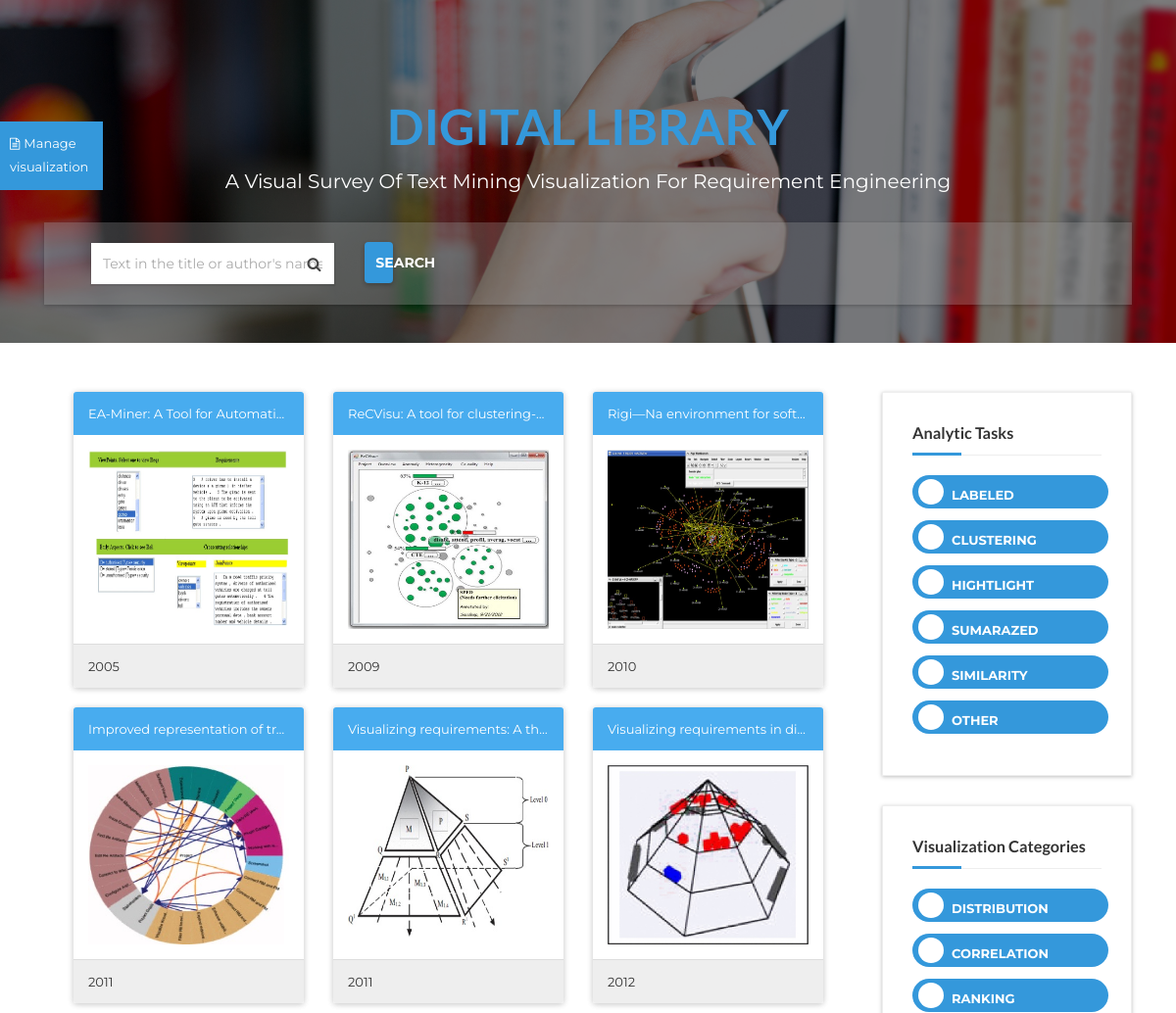
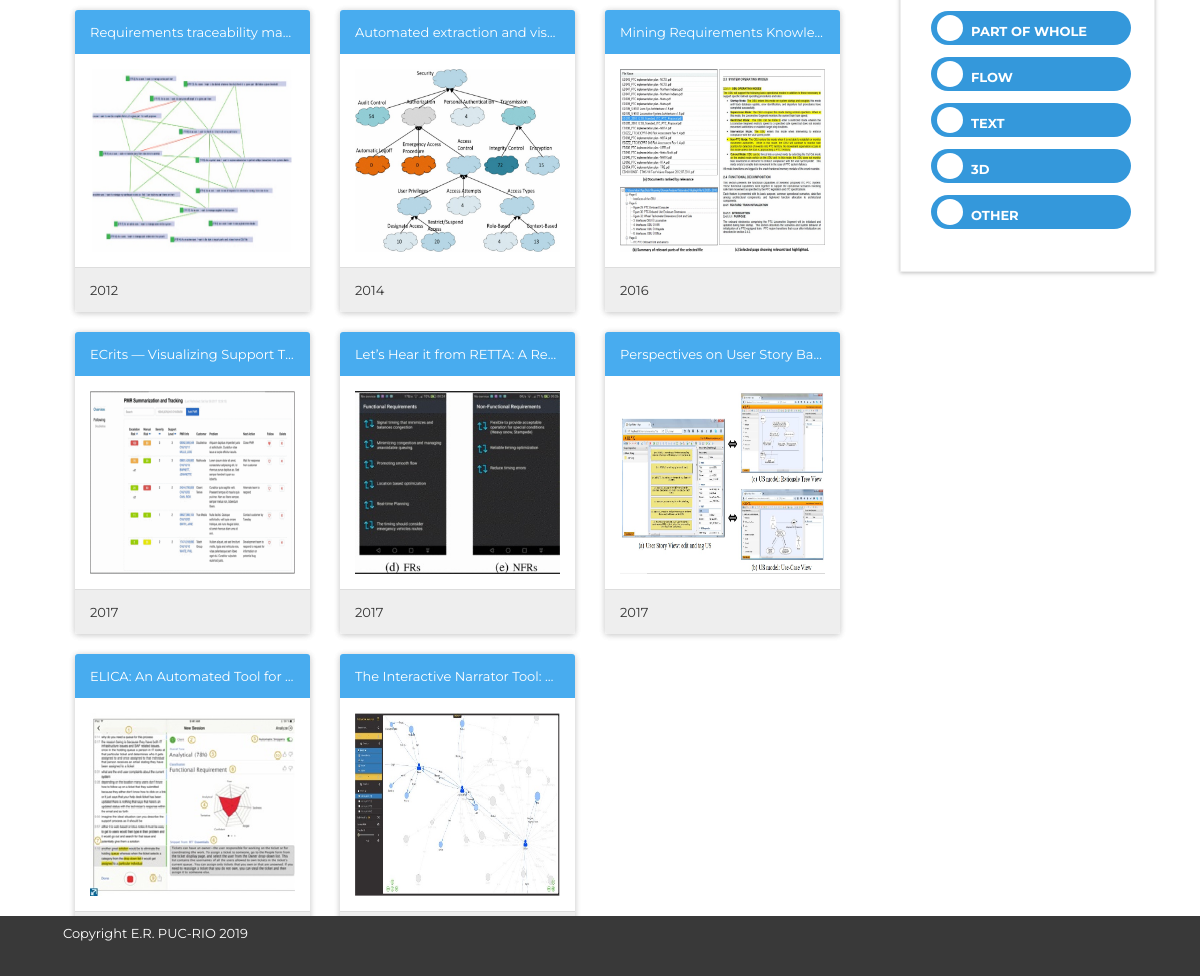
The page / on the database its author committed (2 pictures, top to bottom).
### appdigilib/models.py (models this page shows, shortened)
class Article(models.Model):
    author = models.CharField(max_length=200)
    title = models.CharField(max_length=200)
    doi = models.CharField(max_length=250)
    text = models.TextField()
    published_date = models.IntegerField()
    categories = models.ManyToManyField('Category')
    tasks = models.ManyToManyField('AnaliticTask')
    image = models.ForeignKey(Image, on_delete=models.CASCADE)

class Image(models.Model):
    image = models.ImageField(upload_to='images/')

class AnaliticTask(models.Model):
    task = models.CharField(max_length=250)

class Category(models.Model):
    category = models.CharField(max_length=250)

### appdigilib/views.py (the view, shortened to what this page needs)
@requires_csrf_token
@ensure_csrf_cookie
def show_list(request):
    images = Image.objects.all().order_by('article')                            # Save all the images of the articles
    if request.method == 'POST':                                                # Check if the POST method comes from the search
        articles, tasks, categories, dataSources = search(request)              #Search articles by selected categories and tasks
        html = render_to_string('list/render.html', {'articles': articles,
                                                     'categories': categories,  # load all the data from the left menu
                                                     'tasks': tasks,
                                                     'images': images,
                                                     'dataSources': dataSources
                                                     })
    else:
        articles = Article.objects.all().order_by('published_date')             # Show all articles without having searched
        dataSources = DataSource.objects.all()
        categories = Category.objects.all()                                     # Save all categories for left menu
        tasks = AnaliticTask.objects.all()                                      # Save all analytical tasks for left menu
        html = render_to_string('list/index_list.html',{'articles': articles,                                # List the items in the main interface
                                                        'categories': categories,                            # load all the data from the left menu
                                                        'tasks': tasks,
                                                        'images': images,
                                                        'dataSources': dataSources})
    return HttpResponse(html)

### appdigilib/templates/list/index_list.html (shortened to what this page needs)
{% extends "list/index.html" %}
{% block content %}
    {% if articles %}
        {% for article in articles %}
         {% if forloop.counter0|divisibleby:"3" == 1 %}
            {% if forloop.counter0 > 0 %}
                </div>
            {%endif%}
             <div class="col-md-12">
                {%endif%}
            <div class="col-md-4">
                <div class="panel panel-primary" data-target="#Modal" >
                    <div class="panel-heading" data-toggle="modal" data-target="#Modal" id="{{ article.id }}" data-whatever="{{article.title}}">{{ article.title}}</div>
                    <div class="panel-body"><img width="300" height="183" style="width:100%" src="{{article.image.image.url}}"></div>
                    <div class="panel-footer" >{{ article.published_date}}</div>
                </div>
            </div>
            {% if forloop.last%}
             </div>
                {%endif%}
        {% endfor %}
    {% else %}
		<h1> There is not article to show</h1>
    {% endif %}
{% endblock %}

### appdigilib/templates/list/index.html (shortened to what this page needs)
<!DOCTYPE html>
{% load static %}
<html lang="en">
  <head>
    <link
      rel="stylesheet"
      href="//netdna.bootstrapcdn.com/bootstrap/3.1.0/css/bootstrap.min.css"
    />
    <link rel="stylesheet" href="{% static 'assets/css/bootstrap.css' %}" />
    <link rel="stylesheet" href="/appdigilib/media/css/style.css" />
    <link
      rel="stylesheet"
      href="/appdigilib/media/assets/css/bootstrap.min.css"
      type="text/css"
    />
    <link
      rel="stylesheet"
      href="/appdigilib/media/assets/css/jasny-bootstrap.min.css"
      type="text/css"
    />
    <link
      rel="stylesheet"
      href="/appdigilib/media/assets/css/jasny-bootstrap.min.css"
      type="text/css"
    />
    <link
      rel="stylesheet"
      href="/appdigilib/media/assets/css/material-kit.css"
      type="text/css"
    />
    <link
      rel="stylesheet"
      href="/appdigilib/media/assets/css/font-awesome.min.css"
      type="text/css"
    />
    <link
      rel="stylesheet"
      href="/appdigilib/media/assets/fonts/line-icons/line-icons.css"
      type="text/css"
    />
    <link
      rel="stylesheet"
      href="/appdigilib/media/assets/fonts/line-icons/line-icons.css"
      type="text/css"
    />
    <link
      rel="stylesheet"
      href="/appdigilib/media/assets/css/main.css"
      type="text/css"
    />
    <link
      rel="stylesheet"
      href="/appdigilib/media/assets/extras/animate.css"
      type="text/css"
    />
    <link
      rel="stylesheet"
      href="/appdigilib/media/assets/extras/owl.carousel.css"
      type="text/css"
    />
    <link
      rel="stylesheet"
      href="/appdigilib/media/assets/extras/owl.theme.css"
      type="text/css"
    />
    <link
      rel="stylesheet"
      href="/appdigilib/media/assets/css/responsive.css"
      type="text/css"
    />
    <link
      rel="stylesheet"
      href="/appdigilib/media/assets/css/slicknav.css"
      type="text/css"
    />
    <link
      rel="stylesheet"
      href="/appdigilib/media/assets/css/bootstrap-select.min.css"
    />
  </head>
  <body>
    <div class="header">
      <div
        class="tbtn wow pulse"
        id="menu"
        data-wow-iteration="infinite"
        data-wow-duration="500ms"
        data-toggle="offcanvas"
        data-target=".navmenu"
      >
        <p><i class="fa fa-file-text-o"></i>Manage visualization</p>
      </div>
    </div>
    <section id="intro" class="section-intro">
      <div class="overlay">
        <div class="container">
          <div class="main-text">
            <h1 class="intro-title">
              <span style="color: #3498DB"><b>Digital Library</b></span>
            </h1>
            <p class="sub-title">
              A Visual Survey of Text Mining Visualization for Requirement
              Engineering
            </p>
            <div class="row search-bar">
              <div class="advanced-search">
                <form class="search-form" method="POST" action="/" id="SearchForm">
                  <div class="col-md-10 col-sm-6 search-col">
                    <input
                      class="form-control keyword"
                      name="search"
                      value=""
                      placeholder="Text in the title or author's name"
                      type="text"
                      id ="searchInput"
                    />
                    <i class="fa fa-search"></i>
                  </div>
                  <div class="col-md-2 col-sm-6 search-col">
                    <button
                      class="btn btn-common btn-search btn-block"
                      type="button"
                      id="searchbutton"
                    >
                      <strong>Search</strong>
                    </button>
                  </div>
                </form>
              </div>
            </div>
          </div>
        </div>
      </div>
    </section>
    <div class="wrapper">
      <div class="main-container">
        <div class="container">
          <div class="row">
            <div class="col-sm-9" style="margin-top: -30px;">
              <div class="ad-detail-content" id="content1">
                {% block content%} {% endblock %}
              </div>
            </div>
            <div class="col-sm-3 page-sidebar">
              <aside>
                <div class="inner-box">
                  <div class="categories">
                    <div class="widget-title">
                      <h5>Analytic Tasks</h5>
                    </div>
                    <div class="categories-list">
                      <ul>
                        {% if tasks %} {% for task in tasks %}
                        <li>
                          <label class="switchBtn">
                            <div class="slide round">{{task.task}}</div>
                          </label>
                        </li>
                        {% endfor %} {% else %}
                        <h1>There is not task to show</h1>
                        {% endif %}
                      </ul>
                    </div>
                  </div>
                </div>
                <div class="inner-box">
                  <div class="widget-title">
                    <h5>Visualization Categories</h5>
                  </div>
                  <div class="categories-list">
                    <ul>
                      {% if categories %} {% for category in categories %}
                      <li>
                        <label class="switchBtn">
                          <div class="slide round">{{category.category}}</div>
                        </label>
                      </li>
                      {% endfor%} {% else %}
                      <h1>There is not category to show</h1>
                      {% endif %}
                    </ul>
                  </div>
                </div>
              </aside>
            </div>
          </div>
        </div>
      </div>
    </div>
    <footer>
      <div id="copyright">
        <div class="container-copy">
          <div class="row">
            <div class="col-md-12">
              <div class="site-info pull-left">
                <p>Copyright E.R. PUC-RIO 2019</p>
              </div>
            </div>
          </div>
        </div>
      </div>
    </footer>
  </body>
</html>

### rows shown on the page
Article: title "EA-Miner: A Tool for Automati…", image.image (picture), published_date "2005"
Article: title "ReCVisu: A tool for clustering-…", image.image (picture), published_date "2009"
Article: title "Rigi—Na environment for soft…", image.image (picture), published_date "2010"
Article: title "Improved representation of tr…", image.image (picture), published_date "2011"
Article: title "Visualizing requirements: A th…", image.image (picture), published_date "2011"
Article: title "Visualizing requirements in di…", image.image (picture), published_date "2012"
Article: title "Requirements traceability ma…", image.image (picture), published_date "2012"
Article: title "Automated extraction and vis…", image.image (picture), published_date "2014"
Article: title "Mining Requirements Knowle…", image.image (picture), published_date "2016"
Article: title "ECrits — Visualizing Support T…", image.image (picture), published_date "2017"
Article: title "Let’s Hear it from RETTA: A Re…", image.image (picture), published_date "2017"
Article: title "Perspectives on User Story Ba…", image.image (picture), published_date "2017"
Article: title "ELICA: An Automated Tool for…", image.image (picture)
Article: title "The Interactive Narrator Tool:…", image.image (picture)
AnaliticTask: task "LABELED"
AnaliticTask: task "CLUSTERING"
AnaliticTask: task "HIGHTLIGHT"
AnaliticTask: task "SUMARAZED"
AnaliticTask: task "SIMILARITY"
AnaliticTask: task "OTHER"
Category: category "DISTRIBUTION"
Category: category "CORRELATION"
Category: category "RANKING"
Category: category "PART OF WHOLE"
Category: category "FLOW"
Category: category "TEXT"
Category: category "3D"
Category: category "OTHER"
